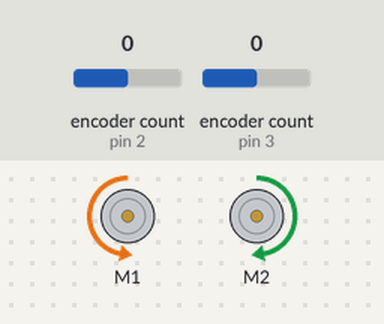
Simulated run of this sketch. Board: Arduino Uno, built with avr-gcc and run on an emulated ATmega328P. On the bench: 2 × DC motor (green arrow = forward, orange = backward, longer = faster). The test bench sets the inputs (shaded band); at power-on: encoder count (sensors on pin 2, pin 3) 0.

Above: at 0.1 s.
Timing chart, 0 to 1.6 s (numbered marks = the images above):
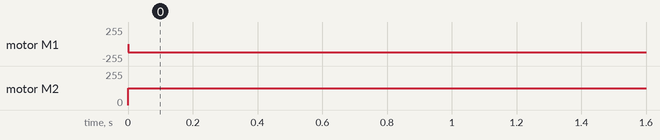

Measured:
- by itself, motor M1: stopped → backward 127/255 at 0.00 s
- by itself, motor M2: stopped → forward 127/255 at 0.00 s

The sketch:

straight_and_rotate.ino
```cpp
#include <Encoder.h>
#include <DualMC33926MotorShield.h>

#define POWER_PIN_RIGHT_WHEEL 8
#define POWER_PIN_LEFT_WHEEL 9
#define COUNTS_PER_REV 4480

#define MASTER_STRAIGHT_POWER 250
#define MASTER_ROTATE_POWER 200

#define RIGHT_WHEEL_PIN1 2
#define RIGHT_WHEEL_PIN2 6
#define LEFT_WHEEL_PIN1 3
#define LEFT_WHEEL_PIN2 5

enum DriveMode{STRAIGHT,ROTATE_RIGHT,ROTATE_LEFT};

const int kp = 4;
int slavePower = MASTER_STRAIGHT_POWER;

// M1: right
// M2 : left
// master: right/M1
// slave: left/M2

long right_wheel_pos = -999;
long left_wheel_pos = -999;

DualMC33926MotorShield motorShield;

DriveMode mode = ROTATE_RIGHT;
bool modeSwitchOccurred = true;

Encoder rightWheel(2,6);
Encoder leftWheel(3,5);


void setup(){
  pinMode(POWER_PIN_RIGHT_WHEEL,OUTPUT);
  digitalWrite(POWER_PIN_RIGHT_WHEEL, HIGH);

  pinMode(POWER_PIN_LEFT_WHEEL,OUTPUT);
  digitalWrite(POWER_PIN_LEFT_WHEEL, HIGH);

  motorShield.init();
  resetEncoders();

}
void loop() {
  switch(mode){
    case STRAIGHT:
        moveStraight();
    case ROTATE_RIGHT:
        rotateRightInPlace();
    case ROTATE_LEFT:
        rotateLeftInPlace();
  }
  readEncoders();
}

void moveStraight(){
  if(modeSwitchOccurred){
      resetEncoders();
      motorShield.setM1Speed(MASTER_STRAIGHT_POWER);
      slavePower = MASTER_STRAIGHT_POWER;
      modeSwitchOccurred = false;
  }
  int error = right_wheel_pos - left_wheel_pos;
  slavePower -= error/kp;
  motorShield.setM2Speed(slavePower);
  resetEncoders();
  delay(100);
}

void rotateRightInPlace(){
  if(modeSwitchOccurred){
    motorShield.setM1Speed(-MASTER_ROTATE_POWER);
    motorShield.setM2Speed(MASTER_ROTATE_POWER);
    modeSwitchOccurred = false;
  }
}

void rotateLeftInPlace(){
  if(modeSwitchOccurred){
    motorShield.setM1Speed(MASTER_ROTATE_POWER);
    motorShield.setM2Speed(-MASTER_ROTATE_POWER);
    modeSwitchOccurred = false;
  }
}


void resetEncoders(){
  rightWheel.write(0);
  leftWheel.write(0);
  right_wheel_pos = 0;
  left_wheel_pos = 0;
}


void readEncoders(){
  long new_right_pos = rightWheel.read();
  long new_left_pos = leftWheel.read();

  if(new_right_pos != right_wheel_pos || new_left_pos != left_wheel_pos){
     right_wheel_pos = new_right_pos;
     left_wheel_pos = new_left_pos;
  }
}
```
